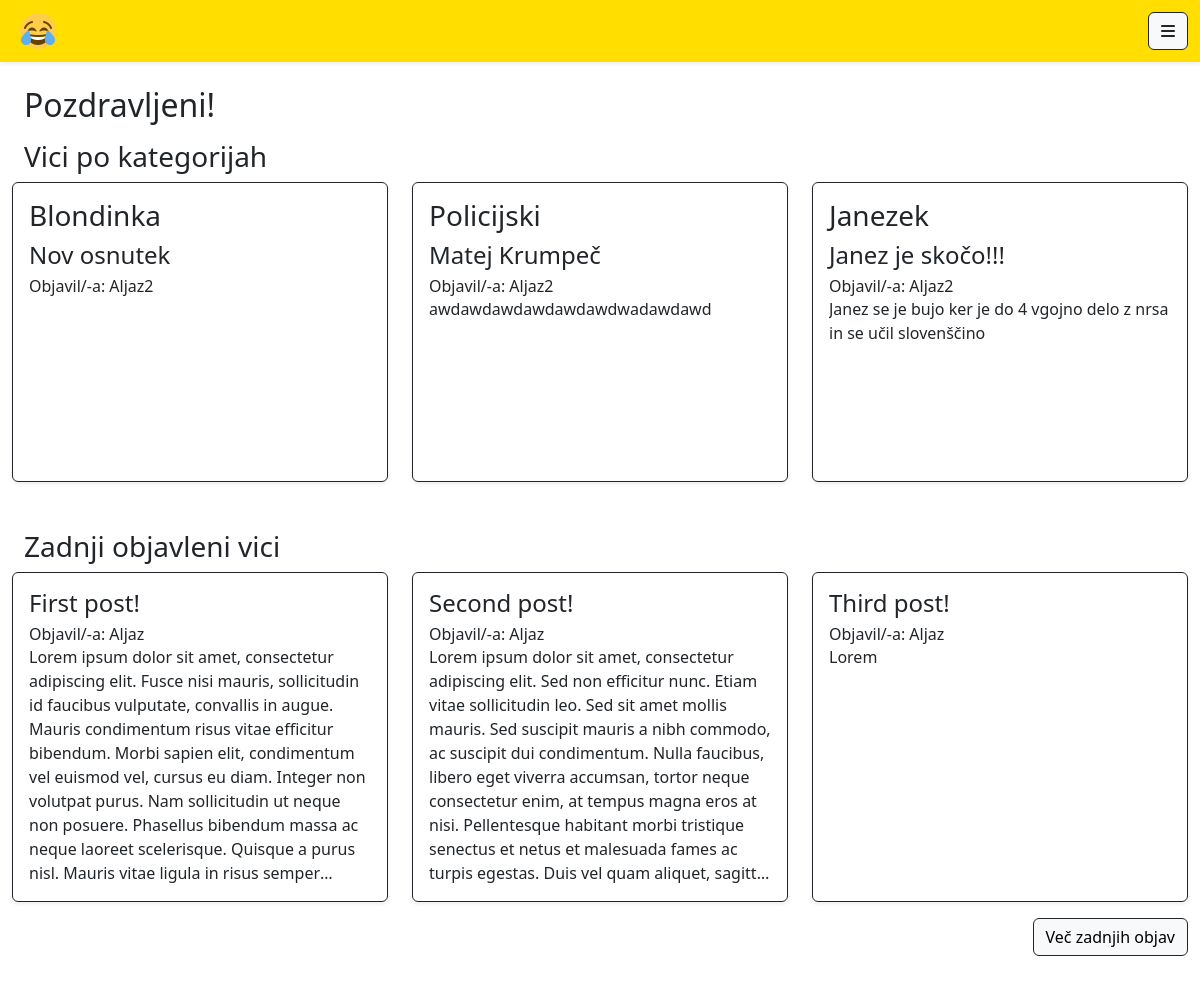
The page / on the database its author committed.
### tables this page shows
CREATE TABLE `posts` (
  `contentUUID` varchar(36) NOT NULL,
  `userUUID` varchar(36) NOT NULL,
  `title` varchar(60) NOT NULL,
  `body` text NOT NULL,
  `category` int(11) NOT NULL,
  `public` tinyint(1) NOT NULL,
  `created` datetime NOT NULL,
  `modified` datetime NOT NULL
);

CREATE TABLE `users` (
  `userUUID` varchar(36) NOT NULL,
  `username` varchar(30) NOT NULL,
  `email` varchar(320) NOT NULL,
  `password` varchar(60) NOT NULL,
  `created` datetime NOT NULL,
  `verified` tinyint(1) NOT NULL,
  `admin` tinyint(1) NOT NULL,
  `locked` int(11) NOT NULL
);

### htdocs/template/index.html.php (the view, shortened to what this page needs)
<?php
    require_once 'php/db.php';
    $sqlContent = "SELECT posts.title, posts.body, users.username FROM posts JOIN users ON posts.userUUID = users.userUUID WHERE posts.public = 1 ORDER BY posts.created LIMIT 3;";
    $resultContent = mysqli_query($link, $sqlContent);
    $postsRec = mysqli_fetch_all($resultContent, MYSQLI_ASSOC);
    $sqlCat = "
        (SELECT posts.title, posts.body, users.username, posts.created, category.category
        FROM posts
        JOIN users ON posts.userUUID = users.userUUID
        JOIN category ON posts.category = category.id
        WHERE posts.public = 1 AND posts.category = 2
        ORDER BY posts.created DESC LIMIT 1)
        UNION ALL
        (SELECT posts.title, posts.body, users.username, posts.created, category.category
        FROM posts
        JOIN users ON posts.userUUID = users.userUUID
        JOIN category ON posts.category = category.id
        WHERE posts.public = 1 AND posts.category = 3
        ORDER BY posts.created DESC LIMIT 1)
        UNION ALL
        (SELECT posts.title, posts.body, users.username, posts.created, category.category
        FROM posts
        JOIN users ON posts.userUUID = users.userUUID
        JOIN category ON posts.category = category.id
        WHERE posts.public = 1 AND posts.category = 4
        ORDER BY posts.created DESC LIMIT 1);
    ";
    $resultCat = mysqli_query($link, $sqlCat);
    $postsCat = mysqli_fetch_all($resultCat, MYSQLI_ASSOC);
?>
<div class="container-fluid my-4">
    <div class="container-fluid my-3">
        <?php
            if(isset($_SESSION['username'])) {
                echo "<h2>Pozdravljeni " . $_SESSION['username']. "!</h2>";
            } else {
                echo "<h2>Pozdravljeni!</h2>";
            }
        ?>
    </div>
    <div class="mb-5">
        <div class="container-fluid my-2">
            <h3> Vici po kategorijah </h3>
        </div>
        <div class="row g-4">
            <?php
                foreach ($postsCat as $postCat) {
                    echo "<div class='col-md-4'>";
                        echo "<div class='card h-100 shadow-sm border-dark' style='min-height: 300px;'>";
                            echo "<div class='card-body d-flex flex-column'>";
                                echo "<h3 class='card-title '>" . htmlspecialchars($postCat['category']) . "</h3>";
                                echo "<h4 class='card-title'>" . htmlspecialchars($postCat['title']) . "</h4>";
                                echo "<h6 class='card-text mb-0'> Objavil/-a:  " . htmlspecialchars($postCat['username']) . "</h6>";
                                echo "<p class='card-text mb-0 truncate-multiline'>" . nl2br(htmlspecialchars($postCat['body'])) . "</p>";
                            echo "</div>";
                        echo "</div>";
                    echo "</div>";
                }
            ?>
        </div>
    </div>
    <div class="container-fluid my-2">
        <h3> Zadnji objavleni vici </h3>
    </div>
    <div class="row g-4">
        <?php
        foreach ($postsRec as $postRec) {
            echo "<div class='col-md-4'>";
                echo "<div class='card h-100 shadow-sm border-dark' style='min-height: 300px;'>";
                    echo "<div class='card-body d-flex flex-column'>";
                        echo "<h4 class='card-title'>" . htmlspecialchars($postRec['title']) . "</h4>";
                        echo "<h6 class='card-text mb-0'> Objavil/-a:  " . htmlspecialchars($postRec['username']) . "</h6>";
                        echo "<p class='card-text mb-0 truncate-multiline'>" . nl2br(htmlspecialchars($postRec['body'])) . "</p>";
                    echo "</div>";
                echo "</div>";
            echo "</div>";
        }
        ?>
    </div>
    <div class="d-flex">
        <a href="/recents" class="btn btn-light border-dark my-3 ms-auto">Več zadnjih objav</a>
    </div>
</div>
<?php
require "template/layout.html.php";
?>

### htdocs/template/layout.html.php (style rules this page uses)
body { background-image: url('../img/bg.jpg'); background-size: cover; background-repeat: no-repeat; background-attachment: fixed; }
.truncate-multiline { display: -webkit-box; -webkit-line-clamp: 10; line-clamp: 10; -webkit-box-orient: vertical; overflow: hidden; }

### rows shown on the page
posts: title "First post!", userUUID.username "Aljaz", body "Lorem ipsum dolor sit amet, consectetur adipiscing elit. Fusce nisi mauris, sollicitudin id faucibus vulputate, convallis in augue. Mauris condimentum risus vitae efficitur bibendum. Morbi sapien elit, condimentum vel euismod vel, cursus eu diam. Integer non volutpat purus. Nam sollicitudin ut neque non posuere. Phasellus bibendum massa ac neque laoreet scelerisque. Quisque a purus nisl. Mauris vitae ligula in risus…"
posts: title "Second post!", userUUID.username "Aljaz", body "Lorem ipsum dolor sit amet, consectetur adipiscing elit. Sed non efficitur nunc. Etiam vitae sollicitudin leo. Sed sit amet mollis mauris. Sed suscipit mauris a nibh commodo, ac suscipit dui condimentum. Nulla faucibus, libero eget viverra accumsan, tortor neque consectetur enim, at tempus magna eros at nisi. Pellentesque habitant morbi tristique senectus et netus et malesuada fames ac turpis egestas. Duis vel quam aliquet,…"
posts: title "Third post!", userUUID.username "Aljaz", body "Lorem"

### other values the page prints
$postCat['category'] "Blondinka"
$postCat['title'] "Nov osnutek"
$postCat['username'] "Aljaz2"
$postCat['category'] "Policijski"
$postCat['title'] "Matej Krumpeč"
$postCat['body'] "awdawdawdawdawdawdwadawdawd"
$postCat['category'] "Janezek"
$postCat['title'] "Janez je skočo!!!"
$postCat['body'] "Janez se je bujo ker je do 4 vgojno delo z nrsa in se učil slovenščino"
